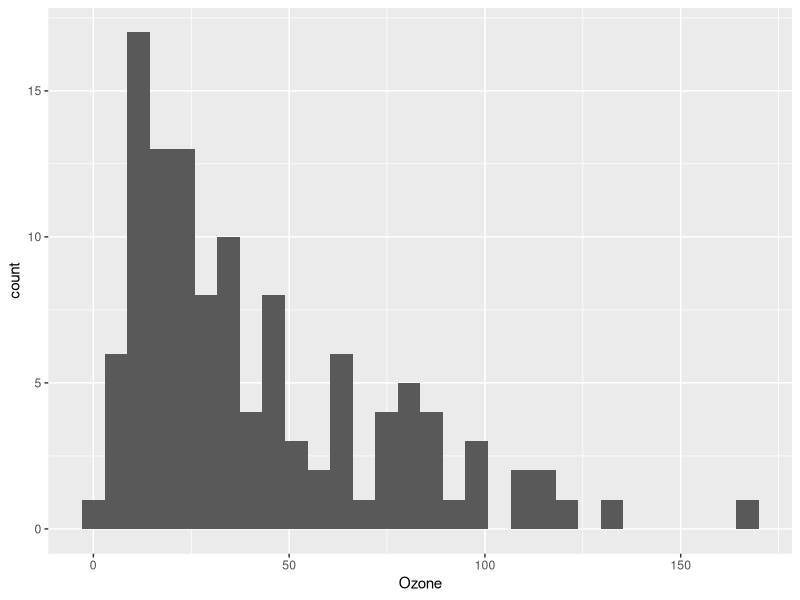
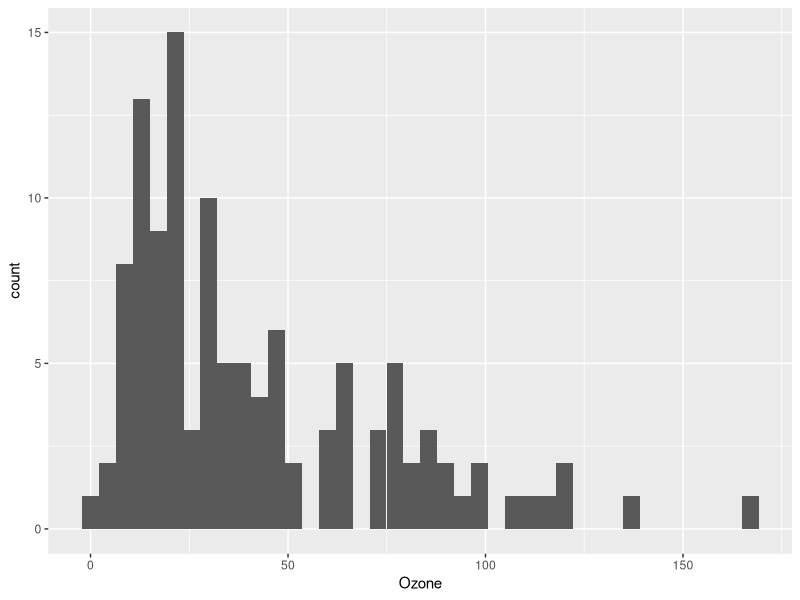
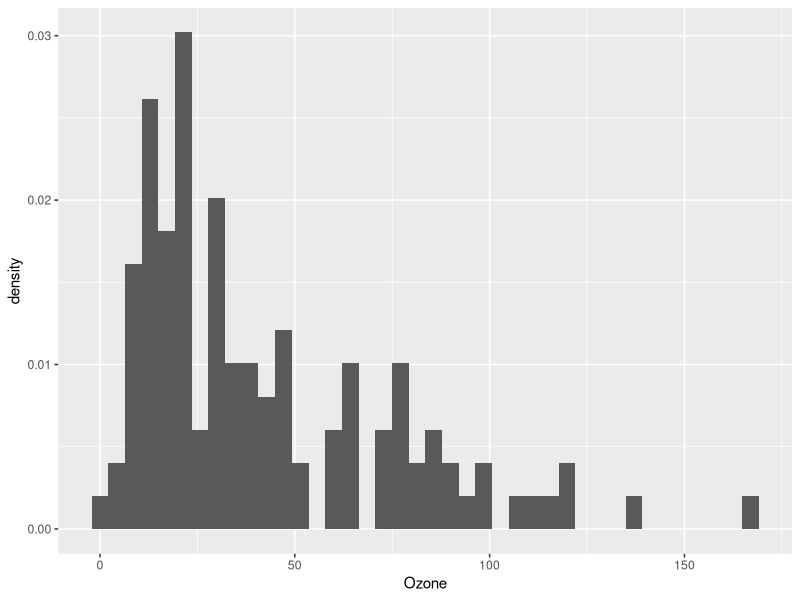
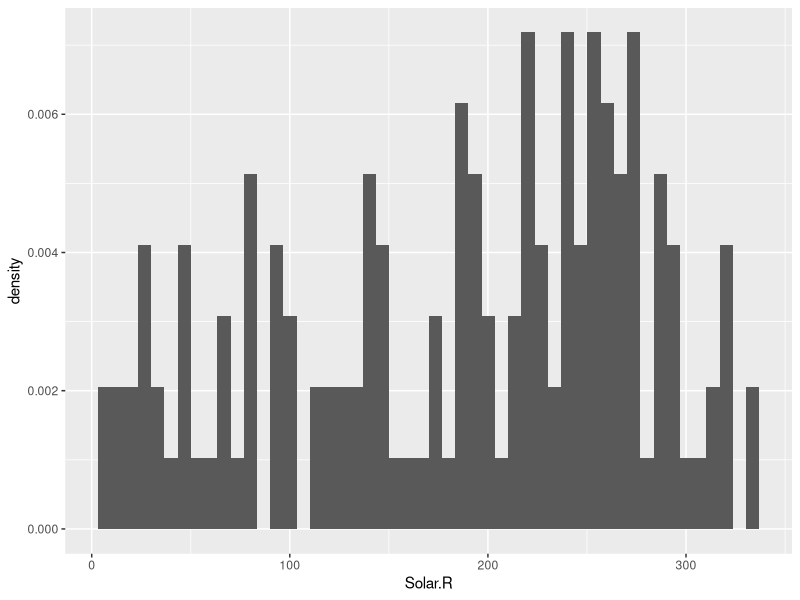
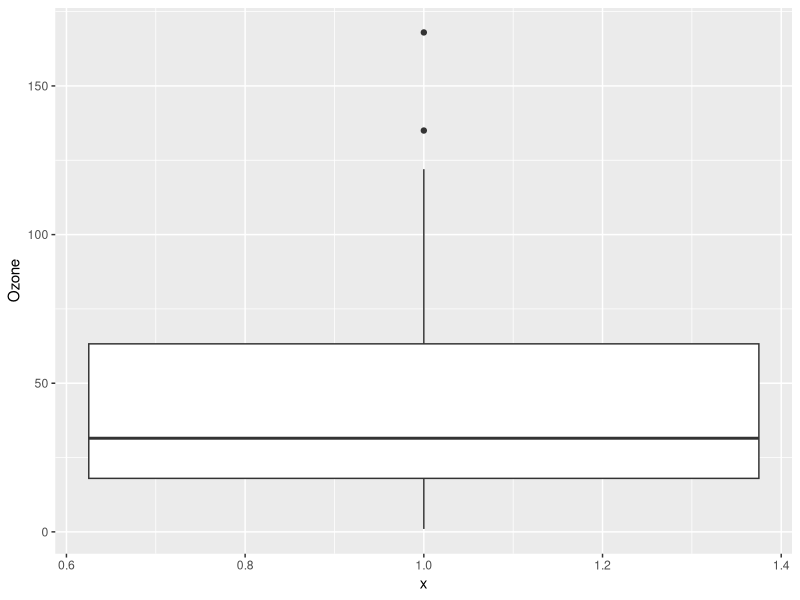
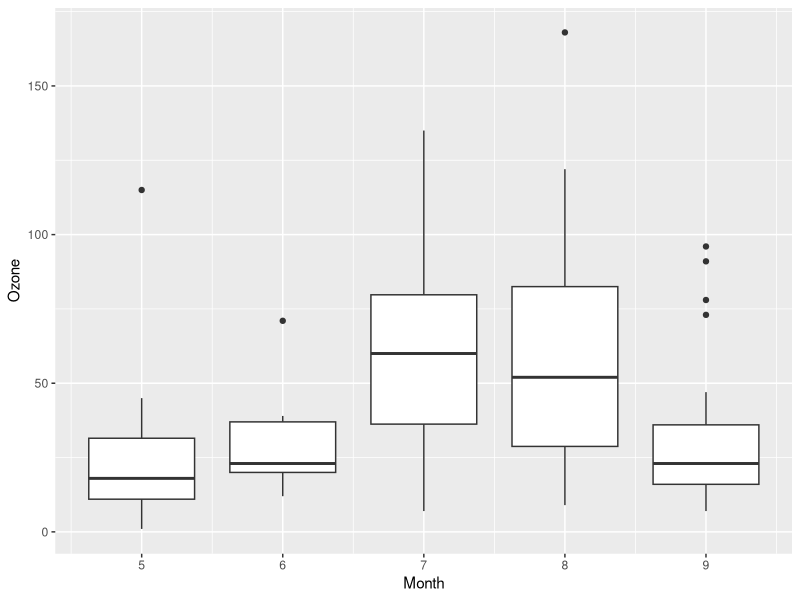
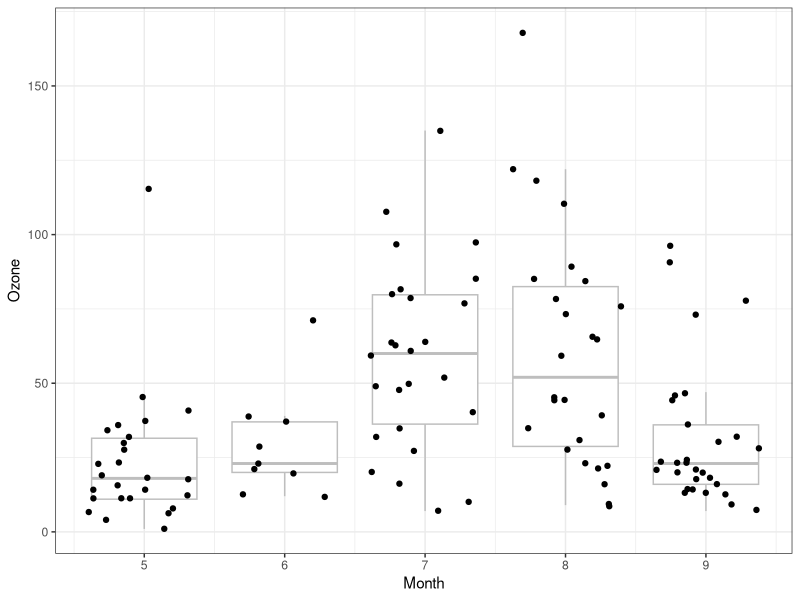
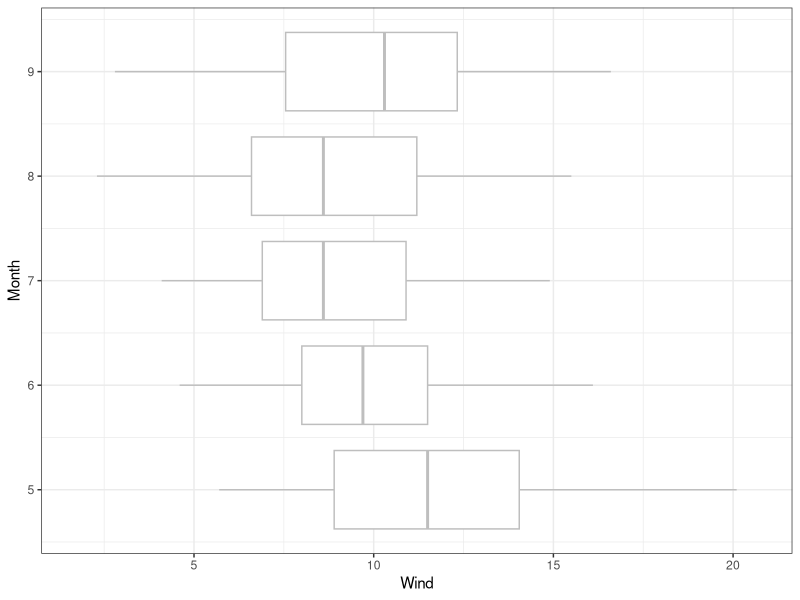

These figures' R source, in order: (Note: this script raises an error after producing the figures.)
## ---- chunk 1
library("tidyverse")
## ---- chunk 2
dim(airquality)
head(airquality)
tail(airquality)
summary(airquality)
## ---- chunk 3
airquality <- airquality %>%
  mutate(Date = as.Date(paste("1973",Month,Day,sep="/"))) 
## ---- chunk 4
ggplot(airquality,     # data.frame containing the data
       aes(x=Ozone)) + # a column name from the data.frame
  geom_histogram()     # create a histogram
## ---- chunk 5
ggplot(airquality, aes(x=Ozone)) + 
  geom_histogram(bins = 40)
## ---- chunk 6
ggplot(airquality, aes(x=Ozone)) + 
  geom_histogram(aes(y=..density..), bins = 40)
## ---- chunk 7
ggplot(airquality, aes(x=Solar.R)) + 
  geom_histogram(aes(y=..density..), bins = 50)
## ---- chunk 8
ggplot(airquality,     
       aes(x=1,y=Ozone)) + 
  geom_boxplot()     
## ---- chunk 9
ggplot(airquality,     
       aes(x=Month, y=Ozone, group=Month)) + 
  geom_boxplot()     
## ---- chunk 10
ggplot(airquality,     
       aes(x=Month, y=Ozone, group=Month)) + 
  geom_boxplot(color='grey',                 # make the boxes not so obvious
               outlier.shape = NA) +         # remove outliers, 
  geom_jitter() +                            # because they get plotted here
  theme_bw()                                 # Change the theme to remove gray
## ---- chunk 11
ggplot(airquality,     
       aes(x=Month, y=Wind, group=Month)) + 
  geom_boxplot(outlier.shape = NA, color='grey') +                           
  theme_bw() +
  coord_flip()
## ---- chunk 12
ggplot(airquality, aes(x = Date, y = Ozone)) +
  geom_point()
## ---- chunk 13
ggplot(airquality, aes(x = Date, y = Ozone)) +
  geom_line()
## ---- chunk 14
ggplot(airquality, aes(x = Solar.R, y = Ozone)) +
  geom_point()
## ---- chunk 15
ggplot(airquality, aes(x = Temp, y = Wind)) +
  geom_point()
## ---- chunk 16
ggplot(airquality,     
       aes(x=Month, y=Ozone, group=Month)) + 
  geom_point() 
## ---- chunk 17
ggplot(airquality,     
       aes(x=Month, y=Ozone, group=Month)) + 
  geom_jitter() 
## ---- chunk 18
ggplot(airquality,     
       aes(x=Month, y=Ozone, group=Month)) + 
  geom_boxplot(color='grey',                 # make the boxes not so obvious
               outlier.shape = NA) +         # remove outliers, 
  geom_point() +                             # because they get plotted here
  theme_bw()                                 # Change the theme to remove gray
## ---- chunk 19
ggplot(airquality,     
       aes(x=Month, y=Ozone, group=Month)) + 
  geom_boxplot(color='grey',                 # make the boxes not so obvious
               outlier.shape = NA) +         # remove outliers, 
  geom_jitter() +                            # because they get plotted here
  theme_bw()                                 # Change the theme to remove gray
## ---- chunk 20
ggplot(airquality,     
       aes(x=Month, y=Wind, group=Month)) + 
  geom_boxplot(outlier.shape = NA, color='grey') +         
  geom_jitter() +                       
  theme_bw() +
  coord_flip()
## ---- chunk 21
airquality_long <- airquality %>%
  select(-Month, -Day) %>%              # Remove these columns
  tidyr::gather(response, value, -Date)
## ---- chunk 22
dim(airquality)
dim(airquality_long)

head(airquality_long)
summary(airquality_long)
table(airquality_long$response)
## ---- chunk 23
ggplot(airquality_long, 
       aes(x = Date, y = value, 
           linetype = response,
           color = response, 
           group = response)) +
  geom_line()
## ---- chunk 24
ggplot(airquality_long, aes(Date, value)) +
  geom_point() + 
  facet_wrap(~response)
## ---- chunk 25
ggplot(airquality_long, aes(Date, value)) +
  geom_line() + 
  facet_wrap(~response,scales="free_y")
## ---- chunk 26
airquality2 <- airquality_long %>%
  tidyr::spread(response, value)
## ---- chunk 27
g <- ggplot(airquality2,
       aes(x = Temp, y = Wind)) +
  geom_point()

g # Then you can see the plot by just typing the object name
## ---- chunk 28
g <- g +
  labs(x = "Temperature (F)",
       y = "Wind speed (mph)",
       title = "New York (May-September 1973)")

g
## ---- chunk 29
g <- g + theme_bw()
g
## ---- chunk 30
g <- g + geom_smooth(method="lm")
g
## ---- chunk 31
ggplot(airquality2,
       aes(x = Temp, y = Wind)) +
  geom_point() +
  geom_smooth(method = "lm") + 
  labs(x = "Temperature (F)",
       y = "Wind speed (mph)",
       title = "New York (May-September 1973)") + 
  theme_bw()
## ---- chunk 32
ggplot(cars,
       aes(x=speed, y=dist)) +
  geom_point() + 
  geom_smooth(method = "lm") +
  labs(x = "Speed (mph)",
       y = "Stopping distance (ft)",
       title = "Stopping distance as a function of speed (1920s)") +
  theme_bw()
## ---- chunk 33
knitr::knit("lab02.Rmd", tangle = TRUE)
